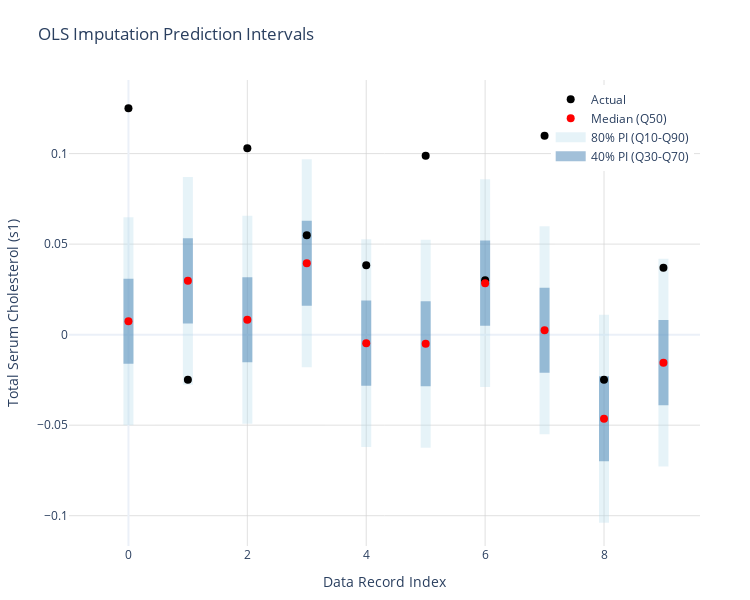

Notebook code for this chart:
### Markdown cell above
## Visualizing prediction intervals

By visualizing the prediction intervals of the model's imputations we can better understand the uncertainty in our imputed values.

### Code cell
# Create a prediction interval plot for the first 10 records
# Number of records to plot
n_records = 10

# Prepare data for plotting
records = list(range(n_records))
actuals = actual_values.iloc[:n_records, 0].values
medians = imputed_values[0.5].iloc[:n_records, 0].values
q30 = imputed_values[0.3].iloc[:n_records, 0].values
q70 = imputed_values[0.7].iloc[:n_records, 0].values
q10 = imputed_values[0.1].iloc[:n_records, 0].values
q90 = imputed_values[0.9].iloc[:n_records, 0].values

# Create the base figure
fig = go.Figure()

# Add 80% prediction interval (Q10-Q90)
for i in range(n_records):
    fig.add_trace(
        go.Scatter(
            x=[i, i],
            y=[q10[i], q90[i]],
            mode="lines",
            line=dict(width=10, color="rgba(173, 216, 230, 0.3)"),
            hoverinfo="none",
            showlegend=False,
        )
    )

# Add 40% prediction interval (Q30-Q70)
for i in range(n_records):
    fig.add_trace(
        go.Scatter(
            x=[i, i],
            y=[q30[i], q70[i]],
            mode="lines",
            line=dict(width=10, color="rgba(70, 130, 180, 0.5)"),
            hoverinfo="none",
            showlegend=False,
        )
    )

# Add actual values
fig.add_trace(
    go.Scatter(
        x=records,
        y=actuals,
        mode="markers",
        marker=dict(color="black", size=8),
        name="Actual",
    )
)

# Add median predictions
fig.add_trace(
    go.Scatter(
        x=records,
        y=medians,
        mode="markers",
        marker=dict(color="red", size=8),
        name="Median (Q50)",
    )
)

# Add dashed line for Q10
fig.add_trace(
    go.Scatter(
        x=[-1, -1],  # Dummy points for legend
        y=[0, 0],  # Dummy points for legend
        mode="lines",
        line=dict(color="rgba(173, 216, 230, 0.3)", width=10),
        name="80% PI (Q10-Q90)",
    )
)

# Add dashed line for Q30
fig.add_trace(
    go.Scatter(
        x=[-1, -1],  # Dummy points for legend
        y=[0, 0],  # Dummy points for legend
        mode="lines",
        line=dict(color="rgba(70, 130, 180, 0.5)", width=10),
        name="40% PI (Q30-Q70)",
    )
)

# Update layout with smaller width to fit in the book layout
fig.update_layout(
    title="OLS Imputation Prediction Intervals",
    xaxis=dict(
        title="Data Record Index",
        showgrid=True,
        gridwidth=1,
        gridcolor="rgba(211, 211, 211, 0.7)",
    ),
    yaxis=dict(
        title="Total Serum Cholesterol (s1)",
        showgrid=True,
        gridwidth=1,
        gridcolor="rgba(211, 211, 211, 0.7)",
    ),
    width=750,
    height=600,
    template="plotly_white",
    margin=dict(l=50, r=50, t=80, b=50),  # Adjust margins
    legend=dict(yanchor="top", y=0.99, xanchor="right", x=0.99),
)

fig.show()

### Figure 1 — Plotly figure (JSON) as saved in the notebook; plotly's stock layout.template omitted (floating-point values rounded to 4 significant figures)
{"data": [{"hoverinfo": "none", "line": {"color": "rgba(173, 216, 230, 0.3)", "width": 10}, "mode": "lines", "showlegend": false, "type": "scatter", "x": [0, 0], "y": [-0.05002, 0.06479]}, {"hoverinfo": "none", "line": {"color": "rgba(173, 216, 230, 0.3)", "width": 10}, "mode": "lines", "showlegend": false, "type": "scatter", "x": [1, 1], "y": [-0.02769, 0.08712]}, {"hoverinfo": "none", "line": {"color": "rgba(173, 216, 230, 0.3)", "width": 10}, "mode": "lines", "showlegend": false, "type": "scatter", "x": [2, 2], "y": [-0.0492, 0.06562]}, {"hoverinfo": "none", "line": {"color": "rgba(173, 216, 230, 0.3)", "width": 10}, "mode": "lines", "showlegend": false, "type": "scatter", "x": [3, 3], "y": [-0.01795, 0.09686]}, {"hoverinfo": "none", "line": {"color": "rgba(173, 216, 230, 0.3)", "width": 10}, "mode": "lines", "showlegend": false, "type": "scatter", "x": [4, 4], "y": [-0.0621, 0.05272]}, {"hoverinfo": "none", "line": {"color": "rgba(173, 216, 230, 0.3)", "width": 10}, "mode": "lines", "showlegend": false, "type": "scatter", "x": [5, 5], "y": [-0.0624, 0.05241]}, {"hoverinfo": "none", "line": {"color": "rgba(173, 216, 230, 0.3)", "width": 10}, "mode": "lines", "showlegend": false, "type": "scatter", "x": [6, 6], "y": [-0.02895, 0.08586]}, {"hoverinfo": "none", "line": {"color": "rgba(173, 216, 230, 0.3)", "width": 10}, "mode": "lines", "showlegend": false, "type": "scatter", "x": [7, 7], "y": [-0.05495, 0.05987]}, {"hoverinfo": "none", "line": {"color": "rgba(173, 216, 230, 0.3)", "width": 10}, "mode": "lines", "showlegend": false, "type": "scatter", "x": [8, 8], "y": [-0.1039, 0.01095]}, {"hoverinfo": "none", "line": {"color": "rgba(173, 216, 230, 0.3)", "width": 10}, "mode": "lines", "showlegend": false, "type": "scatter", "x": [9, 9], "y": [-0.07286, 0.04196]}, {"hoverinfo": "none", "line": {"color": "rgba(70, 130, 180, 0.5)", "width": 10}, "mode": "lines", "showlegend": false, "type": "scatter", "x": [0, 0], "y": [-0.01611, 0.03087]}, {"hoverinfo": "none", "line": {"color": "rgba(70, 130, 180, 0.5)", "width": 10}, "mode": "lines", "showlegend": false, "type": "scatter", "x": [1, 1], "y": [0.006226, 0.05321]}, {"hoverinfo": "none", "line": {"color": "rgba(70, 130, 180, 0.5)", "width": 10}, "mode": "lines", "showlegend": false, "type": "scatter", "x": [2, 2], "y": [-0.01528, 0.0317]}, {"hoverinfo": "none", "line": {"color": "rgba(70, 130, 180, 0.5)", "width": 10}, "mode": "lines", "showlegend": false, "type": "scatter", "x": [3, 3], "y": [0.01596, 0.06294]}, {"hoverinfo": "none", "line": {"color": "rgba(70, 130, 180, 0.5)", "width": 10}, "mode": "lines", "showlegend": false, "type": "scatter", "x": [4, 4], "y": [-0.02818, 0.0188]}, {"hoverinfo": "none", "line": {"color": "rgba(70, 130, 180, 0.5)", "width": 10}, "mode": "lines", "showlegend": false, "type": "scatter", "x": [5, 5], "y": [-0.02849, 0.0185]}, {"hoverinfo": "none", "line": {"color": "rgba(70, 130, 180, 0.5)", "width": 10}, "mode": "lines", "showlegend": false, "type": "scatter", "x": [6, 6], "y": [0.004963, 0.05194]}, {"hoverinfo": "none", "line": {"color": "rgba(70, 130, 180, 0.5)", "width": 10}, "mode": "lines", "showlegend": false, "type": "scatter", "x": [7, 7], "y": [-0.02103, 0.02595]}, {"hoverinfo": "none", "line": {"color": "rgba(70, 130, 180, 0.5)", "width": 10}, "mode": "lines", "showlegend": false, "type": "scatter", "x": [8, 8], "y": [-0.06995, -0.02297]}, {"hoverinfo": "none", "line": {"color": "rgba(70, 130, 180, 0.5)", "width": 10}, "mode": "lines", "showlegend": false, "type": "scatter", "x": [9, 9], "y": [-0.03894, 0.008039]}, {"marker": {"color": "black", "size": 8}, "mode": "markers", "name": "Actual", "type": "scatter", "x": [0, 1, 2, 3, 4, 5, 6, 7, 8, 9], "y": [0.125, -0.02496, 0.103, 0.05485, 0.03833, 0.09888, 0.03008, 0.1099, -0.02496, 0.03696]}, {"marker": {"color": "red", "size": 8}, "mode": "markers", "name": "Median (Q50)", "type": "scatter", "x": [0, 1, 2, 3, 4, 5, 6, 7, 8, 9], "y": [0.007383, 0.02972, 0.008209, 0.03945, -0.004692, -0.004995, 0.02845, 0.002461, -0.04646, -0.01545]}, {"line": {"color": "rgba(173, 216, 230, 0.3)", "width": 10}, "mode": "lines", "name": "80% PI (Q10-Q90)", "type": "scatter", "x": [-1, -1], "y": [0, 0]}, {"line": {"color": "rgba(70, 130, 180, 0.5)", "width": 10}, "mode": "lines", "name": "40% PI (Q30-Q70)", "type": "scatter", "x": [-1, -1], "y": [0, 0]}], "layout": {"height": 600, "legend": {"x": 0.99, "xanchor": "right", "y": 0.99, "yanchor": "top"}, "margin": {"b": 50, "l": 50, "r": 50, "t": 80}, "title": {"text": "OLS Imputation Prediction Intervals"}, "width": 750, "xaxis": {"gridcolor": "rgba(211, 211, 211, 0.7)", "gridwidth": 1, "showgrid": true, "title": {"text": "Data Record Index"}}, "yaxis": {"gridcolor": "rgba(211, 211, 211, 0.7)", "gridwidth": 1, "showgrid": true, "title": {"text": "Total Serum Cholesterol (s1)"}}}}
